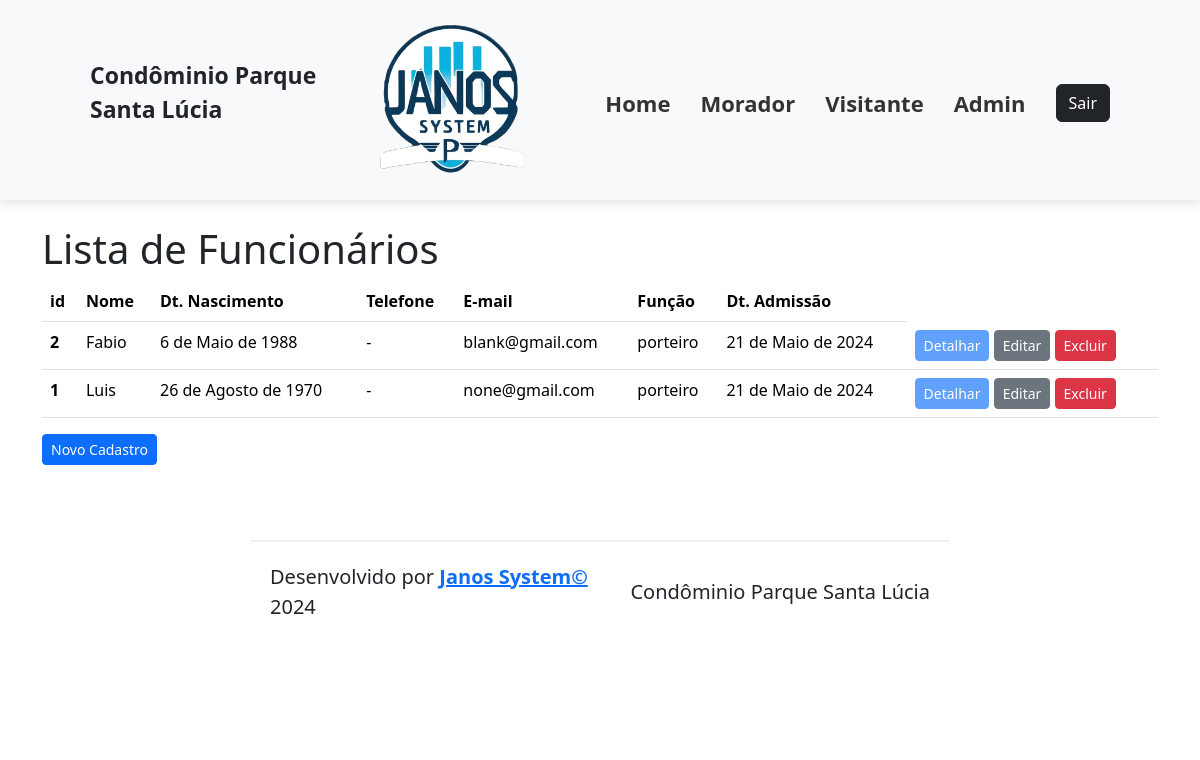
/funcionarios-lista/, run on the app's committed database.
### cadastros/models.py (models this page shows, shortened)
class Funcionario(models.Model):
    nome = models.CharField(verbose_name="Nome", max_length=50, null=False, blank=False)
    dt_nasto = models.DateField(verbose_name="Data de Nascimento", null=False, blank=False)
    doc_rg = models.CharField(verbose_name="RG", max_length=9, null=False, blank=False)
    doc_cpf = models.CharField(verbose_name="CPF", max_length=11, null=False, blank=False)
    telefone_apto = models.CharField(verbose_name="Telefone", max_length=12, null=False, blank=False)
    email = models.CharField(verbose_name="Email", max_length=100, null=False, blank=False)
    funcao = models.CharField(verbose_name="Função", max_length=15, null=False, blank=False)
    dt_admissao = models.DateField(verbose_name="Data de Admissão", null=False, blank=False)
    dt_demissao = models.DateField(verbose_name="Data de Demissão", null=True)
    motivo_demissao = models.CharField(verbose_name="Motivo da Demissão", max_length=200, null=False, blank=False)
    login = models.CharField(verbose_name="Login", max_length=10, null=False, blank=False)
    senha = models.CharField(verbose_name="Senha", max_length=6, null=False, blank=False)
    confirm_senha = models.CharField(verbose_name="Confirme a senha", max_length=6, null=False, blank=False, default="senha_confirm")
    class Meta:
        ordering = ["nome"]

### cadastros/views.py (the view)
# urls.py: path("funcionarios-lista/", FuncionarioListView.as_view(),name="funcionarios_lista"),
class FuncionarioListView(ListView):
    model = Funcionario  # Procura um template que tem o mesmo nome da model 'funcionario' acrescido de '_list'

### cadastros/Templates/cadastros/funcionario_list.html (shortened to what this page needs)
{% extends 'base.html' %}
{% load static %}
{% block content %}
    <h1> Lista de Funcionários </h1>
    {% if funcionario_list %}
        <table class="table">
          <thead>
            <tr>
              <th scope="col">id</th>
              <th scope="col">Nome</th>
              <th scope="col">Dt. Nascimento</th>
              <th scope="col">Telefone</th>
              <th scope="col">E-mail</th>
              <th scope="col">Função</th>
              <th scope="col">Dt. Admissão</th>
            </tr>
          </thead>
          <tbody>
            {% for i in funcionario_list %}
                <tr>
                    <th scope="row">{{ i.pk }}</th>
                    <td>{{i.nome}}</td>
                    <td>{{i.dt_nasto}}</td>
                    <td>{{i.telefone|default:"-"}}</td>
                    <td>{{i.email|default:"-"}}</td>
                    <td>{{i.funcao}}</td>
                    <td>{{i.dt_admissao}}</td>
                    <td>
                        <a href="{% url 'funcionarios_detalhes' pk=i.pk %}"
                           class="btn btn-primary btn-sm disabled ">Detalhar</a>
                        <a href="{% url 'funcionarios_edicao' pk=i.pk %}"
                           class="btn btn-secondary btn-sm {% if i.dt_demissao %} disabled {% endif %}">Editar</a>
                        <a href="{% url 'funcionarios_exclusao' pk=i.pk %}" class="btn btn-danger btn-sm">Excluir</a>
                    </td>
                </tr>
            {% endfor %}
          </tbody>
        </table>
    {% else %}
        <p>Não há funcionários cadastrados</p>
    {% endif %}
    <a href="{% url 'funcionarios_cadastro' %} " class="btn btn-primary btn-sm">Novo Cadastro</a>
{% endblock content %}

### data on the page
Funcionario: pk "2", nome "Fabio", dt_nasto "6 de Maio de 1988", telefone "-", email "blank@gmail.com", funcao "porteiro", dt_admissao "21 de Maio de 2024"
Funcionario: pk "1", nome "Luis", dt_nasto "26 de Agosto de 1970", telefone "-", email "none@gmail.com", funcao "porteiro", dt_admissao "21 de Maio de 2024"
